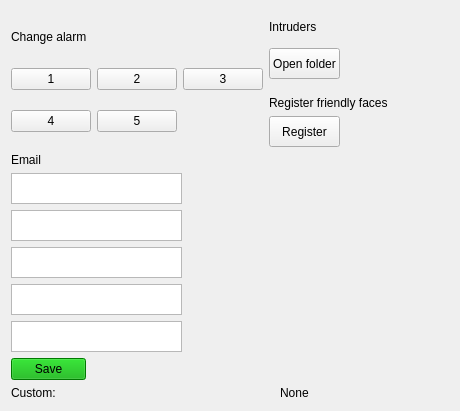
      <widget class="QWidget" name="alarm_tab">
       <attribute name="title">
        <string>Alarm</string>
       </attribute>
       <layout class="QGridLayout" name="gridLayout_5">
        <item row="1" column="0" colspan="2">
         <layout class="QGridLayout" name="gridLayout_3">
          <item row="0" column="0">
           <layout class="QGridLayout" name="gridLayout_2">
            <item row="1" column="0">
             <widget class="QPushButton" name="pushButton">
              <property name="sizePolicy">
               <sizepolicy hsizetype="Fixed" vsizetype="Fixed">
                <horstretch>0</horstretch>
                <verstretch>0</verstretch>
               </sizepolicy>
              </property>
              <property name="palette">
               <palette>
                <active>
                 <colorrole role="Midlight">
                  <brush brushstyle="SolidPattern">
                   <color alpha="255">
                    <red>255</red>
                    <green>255</green>
                    <blue>255</blue>
                   </color>
                  </brush>
                 </colorrole>
                </active>
                <inactive>
                 <colorrole role="Midlight">
                  <brush brushstyle="SolidPattern">
                   <color alpha="255">
                    <red>255</red>
                    <green>255</green>
                    <blue>255</blue>
                   </color>
                  </brush>
                 </colorrole>
                </inactive>
                <disabled>
                 <colorrole role="Midlight">
                  <brush brushstyle="SolidPattern">
                   <color alpha="255">
                    <red>255</red>
                    <green>255</green>
                    <blue>255</blue>
                   </color>
                  </brush>
                 </colorrole>
                </disabled>
               </palette>
              </property>
              <property name="text">
               <string>1</string>
              </property>
             </widget>
            </item>
            <item row="1" column="1">
             <widget class="QPushButton" name="pushButton_2">
              <property name="sizePolicy">
               <sizepolicy hsizetype="Fixed" vsizetype="Fixed">
                <horstretch>0</horstretch>
                <verstretch>0</verstretch>
               </sizepolicy>
              </property>
              <property name="palette">
               <palette>
                <active>
                 <colorrole role="Midlight">
                  <brush brushstyle="SolidPattern">
                   <color alpha="255">
                    <red>255</red>
                    <green>255</green>
                    <blue>255</blue>
                   </color>
                  </brush>
                 </colorrole>
                </active>
                <inactive>
                 <colorrole role="Midlight">
                  <brush brushstyle="SolidPattern">
                   <color alpha="255">
                    <red>255</red>
                    <green>255</green>
                    <blue>255</blue>
                   </color>
                  </brush>
                 </colorrole>
                </inactive>
                <disabled>
                 <colorrole role="Midlight">
                  <brush brushstyle="SolidPattern">
                   <color alpha="255">
                    <red>255</red>
                    <green>255</green>
                    <blue>255</blue>
                   </color>
                  </brush>
                 </colorrole>
                </disabled>
               </palette>
              </property>
              <property name="text">
               <string>2</string>
              </property>
             </widget>
            </item>
            <item row="2" column="0">
             <widget class="QPushButton" name="pushButton_4">
              <property name="sizePolicy">
               <sizepolicy hsizetype="Fixed" vsizetype="Fixed">
                <horstretch>0</horstretch>
                <verstretch>0</verstretch>
               </sizepolicy>
              </property>
              <property name="palette">
               <palette>
                <active>
                 <colorrole role="Midlight">
                  <brush brushstyle="SolidPattern">
                   <color alpha="255">
                    <red>255</red>
                    <green>255</green>
                    <blue>255</blue>
                   </color>
                  </brush>
                 </colorrole>
                </active>
                <inactive>
                 <colorrole role="Midlight">
                  <brush brushstyle="SolidPattern">
                   <color alpha="255">
                    <red>255</red>
                    <green>255</green>
                    <blue>255</blue>
                   </color>
                  </brush>
                 </colorrole>
                </inactive>
                <disabled>
                 <colorrole role="Midlight">
                  <brush brushstyle="SolidPattern">
                   <color alpha="255">
                    <red>255</red>
                    <green>255</green>
                    <blue>255</blue>
                   </color>
                  </brush>
                 </colorrole>
                </disabled>
               </palette>
              </property>
              <property name="text">
               <string>4</string>
              </property>
             </widget>
            </item>
            <item row="2" column="1">
             <widget class="QPushButton" name="pushButton_5">
              <property name="palette">
               <palette>
                <active>
                 <colorrole role="Midlight">
                  <brush brushstyle="SolidPattern">
                   <color alpha="255">
                    <red>255</red>
                    <green>255</green>
                    <blue>255</blue>
                   </color>
                  </brush>
                 </colorrole>
                </active>
                <inactive>
                 <colorrole role="Midlight">
                  <brush brushstyle="SolidPattern">
                   <color alpha="255">
                    <red>255</red>
                    <green>255</green>
                    <blue>255</blue>
                   </color>
                  </brush>
                 </colorrole>
                </inactive>
                <disabled>
                 <colorrole role="Midlight">
                  <brush brushstyle="SolidPattern">
                   <color alpha="255">
                    <red>255</red>
                    <green>255</green>
                    <blue>255</blue>
                   </color>
                  </brush>
                 </colorrole>
                </disabled>
               </palette>
              </property>
              <property name="text">
               <string>5</string>
              </property>
             </widget>
            </item>
            <item row="1" column="2">
             <widget class="QPushButton" name="pushButton_3">
              <property name="sizePolicy">
               <sizepolicy hsizetype="Fixed" vsizetype="Fixed">
                <horstretch>0</horstretch>
                <verstretch>0</verstretch>
               </sizepolicy>
              </property>
              <property name="palette">
               <palette>
                <active>
                 <colorrole role="Midlight">
                  <brush brushstyle="SolidPattern">
                   <color alpha="255">
                    <red>255</red>
                    <green>255</green>
                    <blue>255</blue>
                   </color>
                  </brush>
                 </colorrole>
                </active>
                <inactive>
                 <colorrole role="Midlight">
                  <brush brushstyle="SolidPattern">
                   <color alpha="255">
                    <red>255</red>
                    <green>255</green>
                    <blue>255</blue>
                   </color>
                  </brush>
                 </colorrole>
                </inactive>
                <disabled>
                 <colorrole role="Midlight">
                  <brush brushstyle="SolidPattern">
                   <color alpha="255">
                    <red>255</red>
                    <green>255</green>
                    <blue>255</blue>
                   </color>
                  </brush>
                 </colorrole>
                </disabled>
               </palette>
              </property>
              <property name="text">
               <string>3</string>
              </property>
             </widget>
            </item>
            <item row="2" column="2">
             <widget class="QPushButton" name="add_camera_button_2">
              <property name="text">
               <string/>
              </property>
              <property name="icon">
               <iconset>
                <normaloff>vector-add-icon.jpg</normaloff>vector-add-icon.jpg</iconset>
              </property>
              <property name="iconSize">
               <size>
                <width>35</width>
                <height>35</height>
               </size>
              </property>
              <property name="flat">
               <bool>true</bool>
              </property>
             </widget>
            </item>
            <item row="0" column="0">
             <widget class="QLabel" name="label_2">
              <property name="minimumSize">
               <size>
                <width>75</width>
                <height>23</height>
               </size>
              </property>
              <property name="maximumSize">
               <size>
                <width>75</width>
                <height>23</height>
               </size>
              </property>
              <property name="text">
               <string>Change alarm</string>
              </property>
             </widget>
            </item>
           </layout>
          </item>
          <item row="0" column="1">
           <layout class="QVBoxLayout" name="verticalLayout_4">
            <item>
             <widget class="QLabel" name="label_6">
              <property name="minimumSize">
               <size>
                <width>71</width>
                <height>31</height>
               </size>
              </property>
              <property name="maximumSize">
               <size>
                <width>71</width>
                <height>31</height>
               </size>
              </property>
              <property name="text">
               <string>Intruders</string>
              </property>
             </widget>
            </item>
            <item>
             <widget class="QPushButton" name="pushButton_7">
              <property name="minimumSize">
               <size>
                <width>71</width>
                <height>31</height>
               </size>
              </property>
              <property name="maximumSize">
               <size>
                <width>71</width>
                <height>31</height>
               </size>
              </property>
              <property name="text">
               <string>Open folder</string>
              </property>
             </widget>
            </item>
            <item>
             <widget class="QLabel" name="label_8">
              <property name="minimumSize">
               <size>
                <width>180</width>
                <height>25</height>
               </size>
              </property>
              <property name="maximumSize">
               <size>
                <width>180</width>
                <height>14</height>
               </size>
              </property>
              <property name="text">
               <string>Register friendly faces</string>
              </property>
             </widget>
            </item>
            <item>
             <widget class="QPushButton" name="pushButton_8">
              <property name="minimumSize">
               <size>
                <width>71</width>
                <height>31</height>
               </size>
              </property>
              <property name="maximumSize">
               <size>
                <width>71</width>
                <height>31</height>
               </size>
              </property>
              <property name="text">
               <string>Register</string>
              </property>
             </widget>
            </item>
           </layout>
          </item>
          <item row="1" column="0">
           <layout class="QVBoxLayout" name="verticalLayout_2">
            <item>
             <widget class="QLabel" name="label_7">
              <property name="maximumSize">
               <size>
                <width>71</width>
                <height>31</height>
               </size>
              </property>
              <property name="text">
               <string>Email</string>
              </property>
             </widget>
            </item>
            <item>
             <widget class="QTextEdit" name="textEdit">
              <property name="sizePolicy">
               <sizepolicy hsizetype="Minimum" vsizetype="Minimum">
                <horstretch>0</horstretch>
                <verstretch>0</verstretch>
               </sizepolicy>
              </property>
              <property name="minimumSize">
               <size>
                <width>171</width>
                <height>31</height>
               </size>
              </property>
              <property name="maximumSize">
               <size>
                <width>171</width>
                <height>31</height>
               </size>
              </property>
              <property name="font">
               <font>
                <stylestrategy>PreferAntialias</stylestrategy>
               </font>
              </property>
              <property name="inputMethodHints">
               <set>Qt::ImhEmailCharactersOnly</set>
              </property>
             </widget>
            </item>
            <item>
             <widget class="QTextEdit" name="textEdit_2">
              <property name="maximumSize">
               <size>
                <width>171</width>
                <height>31</height>
               </size>
              </property>
              <property name="font">
               <font>
                <stylestrategy>PreferAntialias</stylestrategy>
               </font>
              </property>
              <property name="inputMethodHints">
               <set>Qt::ImhEmailCharactersOnly</set>
              </property>
             </widget>
            </item>
            <item>
             <widget class="QTextEdit" name="textEdit_3">
              <property name="maximumSize">
               <size>
                <width>171</width>
                <height>31</height>
               </size>
              </property>
              <property name="font">
               <font>
                <stylestrategy>PreferAntialias</stylestrategy>
               </font>
              </property>
              <property name="inputMethodHints">
               <set>Qt::ImhEmailCharactersOnly</set>
              </property>
             </widget>
            </item>
            <item>
             <widget class="QTextEdit" name="textEdit_4">
              <property name="maximumSize">
               <size>
                <width>171</width>
                <height>31</height>
               </size>
              </property>
              <property name="font">
               <font>
                <stylestrategy>PreferAntialias</stylestrategy>
               </font>
              </property>
              <property name="inputMethodHints">
               <set>Qt::ImhEmailCharactersOnly</set>
              </property>
             </widget>
            </item>
            <item>
             <widget class="QTextEdit" name="textEdit_5">
              <property name="maximumSize">
               <size>
                <width>171</width>
                <height>31</height>
               </size>
              </property>
              <property name="font">
               <font>
                <stylestrategy>PreferAntialias</stylestrategy>
               </font>
              </property>
              <property name="inputMethodHints">
               <set>Qt::ImhEmailCharactersOnly</set>
              </property>
             </widget>
            </item>
            <item>
             <widget class="QPushButton" name="pushButton_6">
              <property name="maximumSize">
               <size>
                <width>75</width>
                <height>23</height>
               </size>
              </property>
              <property name="palette">
               <palette>
                <active>
                 <colorrole role="WindowText">
                  <brush brushstyle="SolidPattern">
                   <color alpha="255">
                    <red>0</red>
                    <green>0</green>
                    <blue>0</blue>
                   </color>
                  </brush>
                 </colorrole>
                 <colorrole role="Button">
                  <brush brushstyle="SolidPattern">
                   <color alpha="255">
                    <red>0</red>
                    <green>170</green>
                    <blue>0</blue>
                   </color>
                  </brush>
                 </colorrole>
                 <colorrole role="Light">
                  <brush brushstyle="SolidPattern">
                   <color alpha="255">
                    <red>255</red>
                    <green>255</green>
                    <blue>255</blue>
                   </color>
                  </brush>
                 </colorrole>
                 <colorrole role="Midlight">
                  <brush brushstyle="SolidPattern">
                   <color alpha="255">
                    <red>255</red>
                    <green>255</green>
                    <blue>255</blue>
                   </color>
                  </brush>
                 </colorrole>
                 <colorrole role="Dark">
                  <brush brushstyle="SolidPattern">
                   <color alpha="255">
                    <red>127</red>
                    <green>127</green>
                    <blue>127</blue>
                   </color>
                  </brush>
                 </colorrole>
                 <colorrole role="Mid">
                  <brush brushstyle="SolidPattern">
                   <color alpha="255">
                    <red>170</red>
                    <green>170</green>
                    <blue>170</blue>
                   </color>
                  </brush>
                 </colorrole>
                 <colorrole role="Text">
                  <brush brushstyle="SolidPattern">
                   <color alpha="255">
                    <red>0</red>
                    <green>0</green>
                    <blue>0</blue>
                   </color>
                  </brush>
                 </colorrole>
                 <colorrole role="BrightText">
                  <brush brushstyle="SolidPattern">
                   <color alpha="255">
                    <red>255</red>
                    <green>255</green>
                    <blue>255</blue>
                   </color>
                  </brush>
                 </colorrole>
                 <colorrole role="ButtonText">
                  <brush brushstyle="SolidPattern">
                   <color alpha="255">
                    <red>0</red>
                    <green>0</green>
                    <blue>0</blue>
                   </color>
                  </brush>
                 </colorrole>
                 <colorrole role="Base">
                  <brush brushstyle="SolidPattern">
                   <color alpha="255">
                    <red>0</red>
                    <green>170</green>
                    <blue>0</blue>
                   </color>
                  </brush>
                 </colorrole>
                 <colorrole role="Window">
                  <brush brushstyle="SolidPattern">
                   <color alpha="255">
                    <red>0</red>
                    <green>170</green>
                    <blue>0</blue>
                   </color>
                  </brush>
                 </colorrole>
                 <colorrole role="Shadow">
                  <brush brushstyle="SolidPattern">
                   <color alpha="255">
                    <red>0</red>
                    <green>0</green>
                    <blue>0</blue>
                   </color>
                  </brush>
                 </colorrole>
                 <colorrole role="AlternateBase">
                  <brush brushstyle="SolidPattern">
                   <color alpha="255">
                    <red>255</red>
                    <green>255</green>
                    <blue>255</blue>
                   </color>
                  </brush>
                 </colorrole>
                 <colorrole role="ToolTipBase">
                  <brush brushstyle="SolidPattern">
                   <color alpha="255">
                    <red>255</red>
                    <green>255</green>
                    <blue>220</blue>
                   </color>
                  </brush>
                 </colorrole>
                 <colorrole role="ToolTipText">
                  <brush brushstyle="SolidPattern">
                   <color alpha="255">
                    <red>0</red>
                    <green>0</green>
                    <blue>0</blue>
                   </color>
                  </brush>
                 </colorrole>
                 <colorrole role="PlaceholderText">
                  <brush brushstyle="SolidPattern">
                   <color alpha="128">
                    <red>0</red>
                    <green>0</green>
                    <blue>0</blue>
                   </color>
                  </brush>
                 </colorrole>
                </active>
                <inactive>
                 <colorrole role="WindowText">
                  <brush brushstyle="SolidPattern">
                   <color alpha="255">
                    <red>0</red>
                    <green>0</green>
                    <blue>0</blue>
                   </color>
                  </brush>
                 </colorrole>
                 <colorrole role="Button">
                  <brush brushstyle="SolidPattern">
                   <color alpha="255">
                    <red>0</red>
                    <green>170</green>
                    <blue>0</blue>
                   </color>
                  </brush>
                 </colorrole>
                 <colorrole role="Light">
                  <brush brushstyle="SolidPattern">
                   <color alpha="255">
                    <red>255</red>
                    <green>255</green>
                    <blue>255</blue>
                   </color>
                  </brush>
                 </colorrole>
                 <colorrole role="Midlight">
                  <brush brushstyle="SolidPattern">
                   <color alpha="255">
                    <red>255</red>
                    <green>255</green>
                    <blue>255</blue>
                   </color>
                  </brush>
                 </colorrole>
                 <colorrole role="Dark">
                  <brush brushstyle="SolidPattern">
                   <color alpha="255">
                    <red>127</red>
                    <green>127</green>
                    <blue>127</blue>
                   </color>
                  </brush>
                 </colorrole>
                 <colorrole role="Mid">
                  <brush brushstyle="SolidPattern">
                   <color alpha="255">
                    <red>170</red>
                    <green>170</green>
                    <blue>170</blue>
                   </color>
                  </brush>
                 </colorrole>
                 <colorrole role="Text">
                  <brush brushstyle="SolidPattern">
                   <color alpha="255">
                    <red>0</red>
                    <green>0</green>
                    <blue>0</blue>
                   </color>
                  </brush>
                 </colorrole>
                 <colorrole role="BrightText">
                  <brush brushstyle="SolidPattern">
                   <color alpha="255">
                    <red>255</red>
                    <green>255</green>
                    <blue>255</blue>
                   </color>
                  </brush>
                 </colorrole>
                 <colorrole role="ButtonText">
                  <brush brushstyle="SolidPattern">
                   <color alpha="255">
                    <red>0</red>
                    <green>0</green>
                    <blue>0</blue>
                   </color>
                  </brush>
                 </colorrole>
                 <colorrole role="Base">
                  <brush brushstyle="SolidPattern">
                   <color alpha="255">
                    <red>0</red>
                    <green>170</green>
                    <blue>0</blue>
                   </color>
                  </brush>
                 </colorrole>
                 <colorrole role="Window">
                  <brush brushstyle="SolidPattern">
                   <color alpha="255">
                    <red>0</red>
                    <green>170</green>
                    <blue>0</blue>
                   </color>
                  </brush>
                 </colorrole>
                 <colorrole role="Shadow">
                  <brush brushstyle="SolidPattern">
                   <color alpha="255">
                    <red>0</red>
                    <green>0</green>
                    <blue>0</blue>
                   </color>
                  </brush>
                 </colorrole>
                 <colorrole role="AlternateBase">
                  <brush brushstyle="SolidPattern">
                   <color alpha="255">
                    <red>255</red>
                    <green>255</green>
                    <blue>255</blue>
                   </color>
                  </brush>
                 </colorrole>
                 <colorrole role="ToolTipBase">
                  <brush brushstyle="SolidPattern">
                   <color alpha="255">
                    <red>255</red>
                    <green>255</green>
                    <blue>220</blue>
                   </color>
                  </brush>
                 </colorrole>
                 <colorrole role="ToolTipText">
                  <brush brushstyle="SolidPattern">
                   <color alpha="255">
                    <red>0</red>
                    <green>0</green>
                    <blue>0</blue>
                   </color>
                  </brush>
                 </colorrole>
                 <colorrole role="PlaceholderText">
                  <brush brushstyle="SolidPattern">
                   <color alpha="128">
                    <red>0</red>
                    <green>0</green>
                    <blue>0</blue>
                   </color>
                  </brush>
                 </colorrole>
                </inactive>
                <disabled>
                 <colorrole role="WindowText">
                  <brush brushstyle="SolidPattern">
                   <color alpha="255">
                    <red>127</red>
                    <green>127</green>
                    <blue>127</blue>
                   </color>
                  </brush>
                 </colorrole>
                 <colorrole role="Button">
                  <brush brushstyle="SolidPattern">
                   <color alpha="255">
                    <red>0</red>
                    <green>170</green>
                    <blue>0</blue>
                   </color>
                  </brush>
                 </colorrole>
                 <colorrole role="Light">
                  <brush brushstyle="SolidPattern">
                   <color alpha="255">
                    <red>255</red>
                    <green>255</green>
                    <blue>255</blue>
                   </color>
                  </brush>
                 </colorrole>
                 <colorrole role="Midlight">
                  <brush brushstyle="SolidPattern">
                   <color alpha="255">
                    <red>255</red>
                    <green>255</green>
                    <blue>255</blue>
                   </color>
                  </brush>
                 </colorrole>
                 <colorrole role="Dark">
                  <brush brushstyle="SolidPattern">
                   <color alpha="255">
                    <red>127</red>
                    <green>127</green>
                    <blue>127</blue>
                   </color>
                  </brush>
                 </colorrole>
                 <colorrole role="Mid">
                  <brush brushstyle="SolidPattern">
                   <color alpha="255">
                    <red>170</red>
                    <green>170</green>
                    <blue>170</blue>
                   </color>
                  </brush>
                 </colorrole>
                 <colorrole role="Text">
                  <brush brushstyle="SolidPattern">
                   <color alpha="255">
                    <red>127</red>
                    <green>127</green>
                    <blue>127</blue>
                   </color>
                  </brush>
                 </colorrole>
                 <colorrole role="BrightText">
                  <brush brushstyle="SolidPattern">
                   <color alpha="255">
                    <red>255</red>
                    <green>255</green>
                    <blue>255</blue>
                   </color>
                  </brush>
                 </colorrole>
                 <colorrole role="ButtonText">
                  <brush brushstyle="SolidPattern">
                   <color alpha="255">
                    <red>127</red>
                    <green>127</green>
                    <blue>127</blue>
                   </color>
                  </brush>
                 </colorrole>
                 <colorrole role="Base">
                  <brush brushstyle="SolidPattern">
                   <color alpha="255">
                    <red>0</red>
                    <green>170</green>
                    <blue>0</blue>
                   </color>
                  </brush>
                 </colorrole>
                 <colorrole role="Window">
                  <brush brushstyle="SolidPattern">
                   <color alpha="255">
                    <red>0</red>
                    <green>170</green>
                    <blue>0</blue>
                   </color>
                  </brush>
                 </colorrole>
                 <colorrole role="Shadow">
                  <brush brushstyle="SolidPattern">
                   <color alpha="255">
                    <red>0</red>
                    <green>0</green>
                    <blue>0</blue>
                   </color>
                  </brush>
                 </colorrole>
                 <colorrole role="AlternateBase">
                  <brush brushstyle="SolidPattern">
                   <color alpha="255">
                    <red>255</red>
                    <green>255</green>
                    <blue>255</blue>
                   </color>
                  </brush>
                 </colorrole>
                 <colorrole role="ToolTipBase">
                  <brush brushstyle="SolidPattern">
                   <color alpha="255">
                    <red>255</red>
                    <green>255</green>
                    <blue>220</blue>
                   </color>
                  </brush>
                 </colorrole>
                 <colorrole role="ToolTipText">
                  <brush brushstyle="SolidPattern">
                   <color alpha="255">
                    <red>0</red>
                    <green>0</green>
                    <blue>0</blue>
                   </color>
                  </brush>
                 </colorrole>
                 <colorrole role="PlaceholderText">
                  <brush brushstyle="SolidPattern">
                   <color alpha="128">
                    <red>0</red>
                    <green>0</green>
                    <blue>0</blue>
                   </color>
                  </brush>
                 </colorrole>
                </disabled>
               </palette>
              </property>
              <property name="autoFillBackground">
               <bool>false</bool>
              </property>
              <property name="styleSheet">
               <string notr="true">background-color:rgb(0, 170, 0)</string>
              </property>
              <property name="text">
               <string>Save</string>
              </property>
              <property name="autoDefault">
               <bool>false</bool>
              </property>
              <property name="default">
               <bool>false</bool>
              </property>
             </widget>
            </item>
           </layout>
          </item>
         </layout>
        </item>
        <item row="2" column="0">
         <widget class="QLabel" name="label_4">
          <property name="maximumSize">
           <size>
            <width>75</width>
            <height>23</height>
           </size>
          </property>
          <property name="text">
           <string>Custom:</string>
          </property>
         </widget>
        </item>
        <item row="2" column="1">
         <widget class="QLabel" name="label_5">
          <property name="maximumSize">
           <size>
            <width>75</width>
            <height>23</height>
           </size>
          </property>
          <property name="text">
           <string>None</string>
          </property>
         </widget>
        </item>
       </layout>
      </widget>
